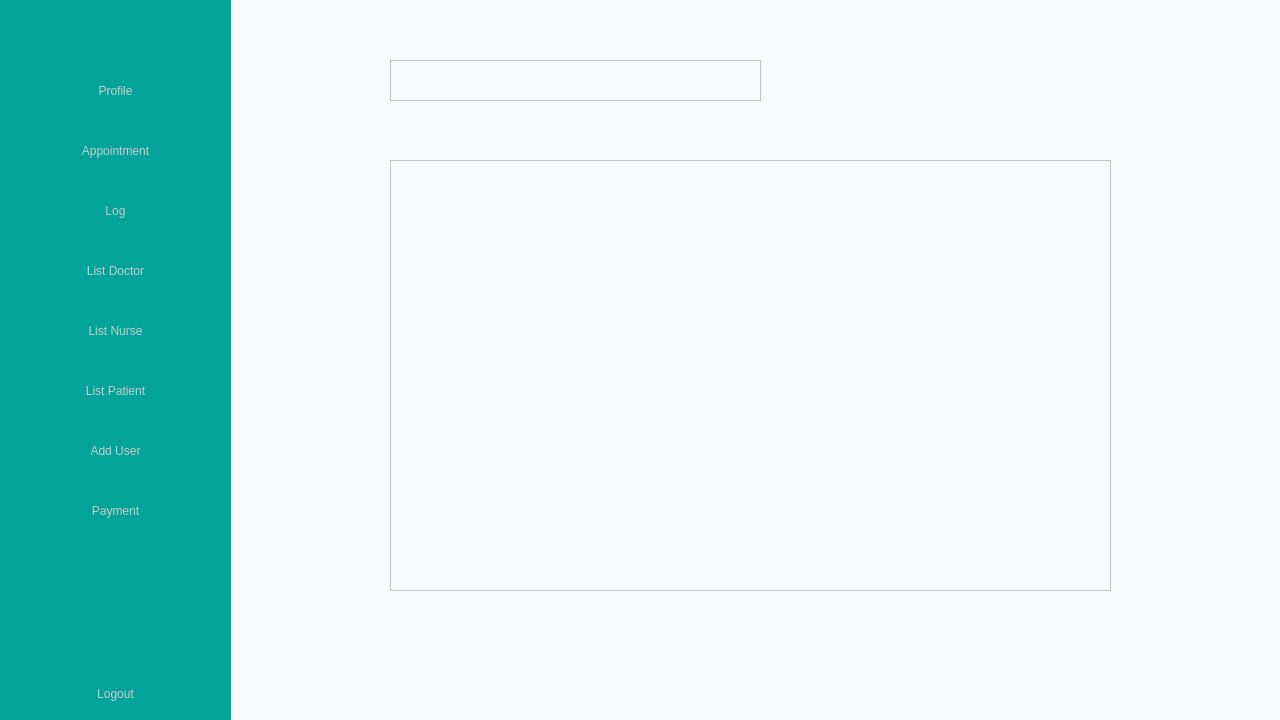
<?xml version="1.0" encoding="UTF-8"?>
<ui version="4.0">
 <class>MainWindow</class>
 <widget class="QMainWindow" name="MainWindow">
  <property name="geometry">
   <rect>
    <x>0</x>
    <y>0</y>
    <width>1280</width>
    <height>720</height>
   </rect>
  </property>
  <property name="windowTitle">
   <string>MainWindow</string>
  </property>
  <widget class="QWidget" name="centralwidget">
   <property name="styleSheet">
    <string notr="true">font: 13pt &quot;Osaka&quot;;</string>
   </property>
   <widget class="QWidget" name="widget_2" native="true">
    <property name="geometry">
     <rect>
      <x>230</x>
      <y>0</y>
      <width>1051</width>
      <height>721</height>
     </rect>
    </property>
    <property name="styleSheet">
     <string notr="true">background-color: #F8FAFC;
color: #353535;</string>
    </property>
    <layout class="QGridLayout" name="gridLayout_2">
     <item row="0" column="0">
      <widget class="QStackedWidget" name="stackedWidget">
       <property name="currentIndex">
        <number>3</number>
       </property>
       <widget class="QWidget" name="page">
        <layout class="QGridLayout" name="gridLayout">
         <item row="0" column="0">
          <widget class="QWidget" name="widget_3" native="true">
           <property name="styleSheet">
            <string notr="true"/>
           </property>
           <widget class="QWidget" name="profile_widget" native="true">
            <property name="geometry">
             <rect>
              <x>100</x>
              <y>90</y>
              <width>781</width>
              <height>461</height>
             </rect>
            </property>
            <property name="styleSheet">
             <string notr="true">QWidget {
	border: 3px solid #353535;
	border-radius: 15px;
	font: 18px;
	padding: 20px;
}
</string>
            </property>
            <layout class="QVBoxLayout" name="verticalLayout">
             <item>
              <widget class="QLabel" name="profile_label">
               <property name="styleSheet">
                <string notr="true">border-style: none;</string>
               </property>
               <property name="text">
                <string>Name: </string>
               </property>
              </widget>
             </item>
             <item>
              <widget class="QLabel" name="profile_label_2">
               <property name="styleSheet">
                <string notr="true">border-style: none;</string>
               </property>
               <property name="text">
                <string>Last name:</string>
               </property>
              </widget>
             </item>
             <item>
              <widget class="QLabel" name="profile_label_3">
               <property name="styleSheet">
                <string notr="true">border-style: none;</string>
               </property>
               <property name="text">
                <string>Role:</string>
               </property>
              </widget>
             </item>
             <item>
              <widget class="QLabel" name="profile_label_4">
               <property name="styleSheet">
                <string notr="true">border-style: none;</string>
               </property>
               <property name="text">
                <string>Address:</string>
               </property>
              </widget>
             </item>
             <item>
              <widget class="QLabel" name="profile_label_5">
               <property name="styleSheet">
                <string notr="true">border-style: none;</string>
               </property>
               <property name="text">
                <string>Phone number:</string>
               </property>
              </widget>
             </item>
            </layout>
           </widget>
          </widget>
         </item>
        </layout>
       </widget>
       <widget class="QWidget" name="page_4">
        <widget class="QWidget" name="widget_list_doctor" native="true">
         <property name="geometry">
          <rect>
           <x>-10</x>
           <y>-10</y>
           <width>1061</width>
           <height>721</height>
          </rect>
         </property>
         <widget class="QTableWidget" name="tableWidget">
          <property name="geometry">
           <rect>
            <x>100</x>
            <y>170</y>
            <width>871</width>
            <height>521</height>
           </rect>
          </property>
          <property name="styleSheet">
           <string notr="true">            QTableWidget {
                background-color: #f8f9fa;
                border: 2px solid #dee2e6;
                border-radius: 8px;
                selection-background-color: #007bff;
            }

            QTableWidget::item {
                color: #495057;
                border-bottom: 1px solid #dee2e6;
            }

            QTableWidget::item:selected {
                background-color: #007bff;
                color: #ffffff;
            }

            QTableWidget::item:hover {
                background-color: #e0e0e0;
            }

            QHeaderView::section {
                background-color: #343a40;
                color: #ffffff;
                border: 1px solid #343a40;
                border-radius: 4px;
                padding: 8px;
            }

            QHeaderView::section:hover {
                background-color: #495057;
            }</string>
          </property>
          <column>
           <property name="text">
            <string>Id</string>
           </property>
          </column>
          <column>
           <property name="text">
            <string>Name</string>
           </property>
          </column>
          <column>
           <property name="text">
            <string>Last Name</string>
           </property>
          </column>
          <column>
           <property name="text">
            <string>Address</string>
           </property>
          </column>
          <column>
           <property name="text">
            <string>Phone Number</string>
           </property>
          </column>
          <column>
           <property name="text">
            <string>Department</string>
           </property>
          </column>
          <column>
           <property name="text">
            <string>Degree</string>
           </property>
          </column>
          <column>
           <property name="text">
            <string>Salary</string>
           </property>
          </column>
          <column>
           <property name="text">
            <string>Action</string>
           </property>
          </column>
          <column>
           <property name="text">
            <string>Edit</string>
           </property>
          </column>
         </widget>
         <widget class="QLabel" name="label_2">
          <property name="geometry">
           <rect>
            <x>680</x>
            <y>80</y>
            <width>181</width>
            <height>31</height>
           </rect>
          </property>
          <property name="text">
           <string>Total Doctors : </string>
          </property>
         </widget>
         <widget class="QWidget" name="widget_5" native="true">
          <property name="geometry">
           <rect>
            <x>110</x>
            <y>30</y>
            <width>411</width>
            <height>121</height>
           </rect>
          </property>
          <layout class="QGridLayout" name="gridLayout_3">
           <item row="2" column="0">
            <widget class="QLabel" name="label_6">
             <property name="text">
              <string>Sort by</string>
             </property>
            </widget>
           </item>
           <item row="0" column="0">
            <widget class="QLabel" name="label_5">
             <property name="text">
              <string>Search by </string>
             </property>
            </widget>
           </item>
           <item row="0" column="1">
            <widget class="QComboBox" name="comboBox">
             <item>
              <property name="text">
               <string>employee_id</string>
              </property>
             </item>
             <item>
              <property name="text">
               <string>fname</string>
              </property>
             </item>
             <item>
              <property name="text">
               <string>lname</string>
              </property>
             </item>
             <item>
              <property name="text">
               <string>address</string>
              </property>
             </item>
             <item>
              <property name="text">
               <string>phone_number</string>
              </property>
             </item>
             <item>
              <property name="text">
               <string>department</string>
              </property>
             </item>
             <item>
              <property name="text">
               <string>qualifications</string>
              </property>
             </item>
             <item>
              <property name="text">
               <string>salary</string>
              </property>
             </item>
            </widget>
           </item>
           <item row="2" column="2">
            <widget class="QComboBox" name="comboBox_3">
             <item>
              <property name="text">
               <string>Ascending</string>
              </property>
             </item>
             <item>
              <property name="text">
               <string>Descending</string>
              </property>
             </item>
            </widget>
           </item>
           <item row="1" column="0" colspan="3">
            <widget class="QTextEdit" name="textEdit">
             <property name="html">
              <string>&lt;!DOCTYPE HTML PUBLIC &quot;-//W3C//DTD HTML 4.0//EN&quot; &quot;http://www.w3.org/TR/REC-html40/strict.dtd&quot;&gt;
&lt;html&gt;&lt;head&gt;&lt;meta name=&quot;qrichtext&quot; content=&quot;1&quot; /&gt;&lt;meta charset=&quot;utf-8&quot; /&gt;&lt;style type=&quot;text/css&quot;&gt;
p, li { white-space: pre-wrap; }
hr { height: 1px; border-width: 0; }
li.unchecked::marker { content: &quot;\2610&quot;; }
li.checked::marker { content: &quot;\2612&quot;; }
&lt;/style&gt;&lt;/head&gt;&lt;body style=&quot; font-family:'Osaka'; font-size:13pt; font-weight:400; font-style:normal;&quot;&gt;
&lt;p style=&quot;-qt-paragraph-type:empty; margin-top:0px; margin-bottom:0px; margin-left:0px; margin-right:0px; -qt-block-indent:0; text-indent:0px;&quot;&gt;&lt;br /&gt;&lt;/p&gt;&lt;/body&gt;&lt;/html&gt;</string>
             </property>
            </widget>
           </item>
           <item row="2" column="1">
            <widget class="QComboBox" name="comboBox_2">
             <item>
              <property name="text">
               <string>employee_id</string>
              </property>
             </item>
             <item>
              <property name="text">
               <string>fname</string>
              </property>
             </item>
             <item>
              <property name="text">
               <string>lname</string>
              </property>
             </item>
             <item>
              <property name="text">
               <string>address</string>
              </property>
             </item>
             <item>
              <property name="text">
               <string>phone_number</string>
              </property>
             </item>
             <item>
              <property name="text">
               <string>department</string>
              </property>
             </item>
             <item>
              <property name="text">
               <string>qualifications</string>
              </property>
             </item>
             <item>
              <property name="text">
               <string>salary</string>
              </property>
             </item>
            </widget>
           </item>
          </layout>
         </widget>
        </widget>
       </widget>
       <widget class="QWidget" name="page_2">
        <widget class="QLabel" name="appointment_page">
         <property name="geometry">
          <rect>
           <x>7</x>
           <y>35</y>
           <width>1011</width>
           <height>611</height>
          </rect>
         </property>
         <property name="styleSheet">
          <string notr="true">color: black;</string>
         </property>
         <property name="text">
          <string>Appointment</string>
         </property>
         <property name="alignment">
          <set>Qt::AlignCenter</set>
         </property>
        </widget>
       </widget>
       <widget class="QWidget" name="page_3">
        <widget class="QWidget" name="log_page" native="true">
         <property name="geometry">
          <rect>
           <x>-10</x>
           <y>-10</y>
           <width>1051</width>
           <height>721</height>
          </rect>
         </property>
         <widget class="QListWidget" name="listWidget">
          <property name="geometry">
           <rect>
            <x>170</x>
            <y>170</y>
            <width>721</width>
            <height>431</height>
           </rect>
          </property>
         </widget>
         <widget class="QTextEdit" name="textEdit_2">
          <property name="geometry">
           <rect>
            <x>170</x>
            <y>70</y>
            <width>371</width>
            <height>41</height>
           </rect>
          </property>
         </widget>
        </widget>
       </widget>
       <widget class="QWidget" name="page_5">
        <widget class="QWidget" name="widget_list_nurse" native="true">
         <property name="geometry">
          <rect>
           <x>-10</x>
           <y>-10</y>
           <width>1061</width>
           <height>721</height>
          </rect>
         </property>
         <widget class="QTableWidget" name="tableWidget_3">
          <property name="geometry">
           <rect>
            <x>100</x>
            <y>170</y>
            <width>871</width>
            <height>521</height>
           </rect>
          </property>
          <property name="styleSheet">
           <string notr="true">            QTableWidget {
                background-color: #f8f9fa;
                border: 2px solid #dee2e6;
                border-radius: 8px;
                selection-background-color: #007bff;
            }

            QTableWidget::item {
                color: #495057;
                border-bottom: 1px solid #dee2e6;
            }

            QTableWidget::item:selected {
                background-color: #007bff;
                color: #ffffff;
            }

            QTableWidget::item:hover {
                background-color: #e0e0e0;
            }

            QHeaderView::section {
                background-color: #343a40;
                color: #ffffff;
                border: 1px solid #343a40;
                border-radius: 4px;
                padding: 8px;
            }

            QHeaderView::section:hover {
                background-color: #495057;
            }</string>
          </property>
          <column>
           <property name="text">
            <string>Id</string>
           </property>
          </column>
          <column>
           <property name="text">
            <string>Name</string>
           </property>
          </column>
          <column>
           <property name="text">
            <string>Last Name</string>
           </property>
          </column>
          <column>
           <property name="text">
            <string>Address</string>
           </property>
          </column>
          <column>
           <property name="text">
            <string>Phone Number</string>
           </property>
          </column>
          <column>
           <property name="text">
            <string>Department</string>
           </property>
          </column>
          <column>
           <property name="text">
            <string>Degree</string>
           </property>
          </column>
          <column>
           <property name="text">
            <string>Salary</string>
           </property>
          </column>
          <column>
           <property name="text">
            <string>Action</string>
           </property>
          </column>
          <column>
           <property name="text">
            <string>Edit</string>
           </property>
          </column>
         </widget>
         <widget class="QLabel" name="label_4">
          <property name="geometry">
           <rect>
            <x>680</x>
            <y>80</y>
            <width>181</width>
            <height>31</height>
           </rect>
          </property>
          <property name="text">
           <string>Total Nurse : </string>
          </property>
         </widget>
         <widget class="QWidget" name="widget_7" native="true">
          <property name="geometry">
           <rect>
            <x>110</x>
            <y>30</y>
            <width>411</width>
            <height>121</height>
           </rect>
          </property>
          <layout class="QGridLayout" name="gridLayout_5">
           <item row="2" column="0">
            <widget class="QLabel" name="label_9">
             <property name="text">
              <string>Sort by</string>
             </property>
            </widget>
           </item>
           <item row="0" column="0">
            <widget class="QLabel" name="label_10">
             <property name="text">
              <string>Search by </string>
             </property>
            </widget>
           </item>
           <item row="0" column="1">
            <widget class="QComboBox" name="comboBox_7">
             <item>
              <property name="text">
               <string>employee_id</string>
              </property>
             </item>
             <item>
              <property name="text">
               <string>fname</string>
              </property>
             </item>
             <item>
              <property name="text">
               <string>lname</string>
              </property>
             </item>
             <item>
              <property name="text">
               <string>address</string>
              </property>
             </item>
             <item>
              <property name="text">
               <string>phone_number</string>
              </property>
             </item>
             <item>
              <property name="text">
               <string>department</string>
              </property>
             </item>
             <item>
              <property name="text">
               <string>qualifications</string>
              </property>
             </item>
             <item>
              <property name="text">
               <string>salary</string>
              </property>
             </item>
            </widget>
           </item>
           <item row="2" column="2">
            <widget class="QComboBox" name="comboBox_8">
             <item>
              <property name="text">
               <string>Ascending</string>
              </property>
             </item>
             <item>
              <property name="text">
               <string>Descending</string>
              </property>
             </item>
            </widget>
           </item>
           <item row="1" column="0" colspan="3">
            <widget class="QTextEdit" name="textEdit_3">
             <property name="html">
              <string>&lt;!DOCTYPE HTML PUBLIC &quot;-//W3C//DTD HTML 4.0//EN&quot; &quot;http://www.w3.org/TR/REC-html40/strict.dtd&quot;&gt;
&lt;html&gt;&lt;head&gt;&lt;meta name=&quot;qrichtext&quot; content=&quot;1&quot; /&gt;&lt;meta charset=&quot;utf-8&quot; /&gt;&lt;style type=&quot;text/css&quot;&gt;
p, li { white-space: pre-wrap; }
hr { height: 1px; border-width: 0; }
li.unchecked::marker { content: &quot;\2610&quot;; }
li.checked::marker { content: &quot;\2612&quot;; }
&lt;/style&gt;&lt;/head&gt;&lt;body style=&quot; font-family:'Osaka'; font-size:13pt; font-weight:400; font-style:normal;&quot;&gt;
&lt;p style=&quot;-qt-paragraph-type:empty; margin-top:0px; margin-bottom:0px; margin-left:0px; margin-right:0px; -qt-block-indent:0; text-indent:0px;&quot;&gt;&lt;br /&gt;&lt;/p&gt;&lt;/body&gt;&lt;/html&gt;</string>
             </property>
            </widget>
           </item>
           <item row="2" column="1">
            <widget class="QComboBox" name="comboBox_9">
             <item>
              <property name="text">
               <string>employee_id</string>
              </property>
             </item>
             <item>
              <property name="text">
               <string>fname</string>
              </property>
             </item>
             <item>
              <property name="text">
               <string>lname</string>
              </property>
             </item>
             <item>
              <property name="text">
               <string>address</string>
              </property>
             </item>
             <item>
              <property name="text">
               <string>phone_number</string>
              </property>
             </item>
             <item>
              <property name="text">
               <string>department</string>
              </property>
             </item>
             <item>
              <property name="text">
               <string>qualifications</string>
              </property>
             </item>
             <item>
              <property name="text">
               <string>salary</string>
              </property>
             </item>
            </widget>
           </item>
          </layout>
         </widget>
        </widget>
       </widget>
       <widget class="QWidget" name="page_6">
        <widget class="QWidget" name="widget_list_patient" native="true">
         <property name="geometry">
          <rect>
           <x>-10</x>
           <y>-10</y>
           <width>1061</width>
           <height>721</height>
          </rect>
         </property>
         <widget class="QTableWidget" name="tableWidget_4">
          <property name="geometry">
           <rect>
            <x>100</x>
            <y>170</y>
            <width>871</width>
            <height>521</height>
           </rect>
          </property>
          <property name="styleSheet">
           <string notr="true">            QTableWidget {
                background-color: #f8f9fa;
                border: 2px solid #dee2e6;
                border-radius: 8px;
                selection-background-color: #007bff;
            }

            QTableWidget::item {
                color: #495057;
                border-bottom: 1px solid #dee2e6;
            }

            QTableWidget::item:selected {
                background-color: #007bff;
                color: #ffffff;
            }

            QTableWidget::item:hover {
                background-color: #e0e0e0;
            }

            QHeaderView::section {
                background-color: #343a40;
                color: #ffffff;
                border: 1px solid #343a40;
                border-radius: 4px;
                padding: 8px;
            }

            QHeaderView::section:hover {
                background-color: #495057;
            }</string>
          </property>
          <column>
           <property name="text">
            <string>Id</string>
           </property>
          </column>
          <column>
           <property name="text">
            <string>Name</string>
           </property>
          </column>
          <column>
           <property name="text">
            <string>Last Name</string>
           </property>
          </column>
          <column>
           <property name="text">
            <string>Address</string>
           </property>
          </column>
          <column>
           <property name="text">
            <string>Phone Number</string>
           </property>
          </column>
          <column>
           <property name="text">
            <string>Action</string>
           </property>
          </column>
          <column>
           <property name="text">
            <string>Edit</string>
           </property>
          </column>
         </widget>
         <widget class="QLabel" name="label_11">
          <property name="geometry">
           <rect>
            <x>680</x>
            <y>80</y>
            <width>181</width>
            <height>31</height>
           </rect>
          </property>
          <property name="text">
           <string>Total Patient : </string>
          </property>
         </widget>
         <widget class="QWidget" name="widget_8" native="true">
          <property name="geometry">
           <rect>
            <x>110</x>
            <y>30</y>
            <width>411</width>
            <height>121</height>
           </rect>
          </property>
          <layout class="QGridLayout" name="gridLayout_6">
           <item row="2" column="0">
            <widget class="QLabel" name="label_12">
             <property name="text">
              <string>Sort by</string>
             </property>
            </widget>
           </item>
           <item row="0" column="0">
            <widget class="QLabel" name="label_13">
             <property name="text">
              <string>Search by </string>
             </property>
            </widget>
           </item>
           <item row="0" column="1">
            <widget class="QComboBox" name="comboBox_10">
             <item>
              <property name="text">
               <string>patient_id</string>
              </property>
             </item>
             <item>
              <property name="text">
               <string>fname</string>
              </property>
             </item>
             <item>
              <property name="text">
               <string>lname</string>
              </property>
             </item>
             <item>
              <property name="text">
               <string>address</string>
              </property>
             </item>
             <item>
              <property name="text">
               <string>phone_number</string>
              </property>
             </item>
            </widget>
           </item>
           <item row="2" column="2">
            <widget class="QComboBox" name="comboBox_11">
             <item>
              <property name="text">
               <string>Ascending</string>
              </property>
             </item>
             <item>
              <property name="text">
               <string>Descending</string>
              </property>
             </item>
            </widget>
           </item>
           <item row="1" column="0" colspan="3">
            <widget class="QTextEdit" name="textEdit_4">
             <property name="html">
              <string>&lt;!DOCTYPE HTML PUBLIC &quot;-//W3C//DTD HTML 4.0//EN&quot; &quot;http://www.w3.org/TR/REC-html40/strict.dtd&quot;&gt;
&lt;html&gt;&lt;head&gt;&lt;meta name=&quot;qrichtext&quot; content=&quot;1&quot; /&gt;&lt;meta charset=&quot;utf-8&quot; /&gt;&lt;style type=&quot;text/css&quot;&gt;
p, li { white-space: pre-wrap; }
hr { height: 1px; border-width: 0; }
li.unchecked::marker { content: &quot;\2610&quot;; }
li.checked::marker { content: &quot;\2612&quot;; }
&lt;/style&gt;&lt;/head&gt;&lt;body style=&quot; font-family:'Osaka'; font-size:13pt; font-weight:400; font-style:normal;&quot;&gt;
&lt;p style=&quot;-qt-paragraph-type:empty; margin-top:0px; margin-bottom:0px; margin-left:0px; margin-right:0px; -qt-block-indent:0; text-indent:0px;&quot;&gt;&lt;br /&gt;&lt;/p&gt;&lt;/body&gt;&lt;/html&gt;</string>
             </property>
            </widget>
           </item>
           <item row="2" column="1">
            <widget class="QComboBox" name="comboBox_12">
             <item>
              <property name="text">
               <string>patient_id</string>
              </property>
             </item>
             <item>
              <property name="text">
               <string>fname</string>
              </property>
             </item>
             <item>
              <property name="text">
               <string>lname</string>
              </property>
             </item>
             <item>
              <property name="text">
               <string>address</string>
              </property>
             </item>
             <item>
              <property name="text">
               <string>phone_number</string>
              </property>
             </item>
            </widget>
           </item>
          </layout>
         </widget>
        </widget>
       </widget>
      </widget>
     </item>
    </layout>
   </widget>
   <widget class="QWidget" name="widget" native="true">
    <property name="geometry">
     <rect>
      <x>0</x>
      <y>0</y>
      <width>231</width>
      <height>721</height>
     </rect>
    </property>
    <property name="styleSheet">
     <string notr="true">background-color: #02A499;

</string>
    </property>
    <layout class="QVBoxLayout" name="verticalLayout_2">
     <item>
      <widget class="QWidget" name="widget_4" native="true">
       <layout class="QHBoxLayout" name="horizontalLayout">
        <item>
         <spacer name="horizontalSpacer_2">
          <property name="orientation">
           <enum>Qt::Horizontal</enum>
          </property>
          <property name="sizeHint" stdset="0">
           <size>
            <width>64</width>
            <height>20</height>
           </size>
          </property>
         </spacer>
        </item>
        <item>
         <widget class="QLabel" name="label">
          <property name="maximumSize">
           <size>
            <width>40</width>
            <height>40</height>
           </size>
          </property>
          <property name="text">
           <string/>
          </property>
          <property name="pixmap">
           <pixmap resource="resource.qrc">:/icon/image/hospital.png</pixmap>
          </property>
          <property name="scaledContents">
           <bool>true</bool>
          </property>
          <property name="alignment">
           <set>Qt::AlignCenter</set>
          </property>
         </widget>
        </item>
        <item>
         <spacer name="horizontalSpacer_3">
          <property name="orientation">
           <enum>Qt::Horizontal</enum>
          </property>
          <property name="sizeHint" stdset="0">
           <size>
            <width>63</width>
            <height>20</height>
           </size>
          </property>
         </spacer>
        </item>
       </layout>
      </widget>
     </item>
     <item>
      <spacer name="horizontalSpacer">
       <property name="orientation">
        <enum>Qt::Horizontal</enum>
       </property>
       <property name="sizeHint" stdset="0">
        <size>
         <width>40</width>
         <height>20</height>
        </size>
       </property>
      </spacer>
     </item>
     <item>
      <widget class="QPushButton" name="pushButton_2">
       <property name="styleSheet">
        <string notr="true">QPushButton {
	color: rgb(203, 203, 203);
	margin: 20px;
	border: none;
}

QPushButton:hover {
	color: white;
}</string>
       </property>
       <property name="text">
        <string>Profile</string>
       </property>
       <property name="icon">
        <iconset resource="resource.qrc">
         <normaloff>:/icon/image/account.png</normaloff>:/icon/image/account.png</iconset>
       </property>
       <property name="iconSize">
        <size>
         <width>25</width>
         <height>25</height>
        </size>
       </property>
      </widget>
     </item>
     <item>
      <widget class="QPushButton" name="pushButton_3">
       <property name="styleSheet">
        <string notr="true">QPushButton {
	color: rgb(203, 203, 203);
	margin: 20px;
	border: none;
}

QPushButton:hover {
	color: white;
}</string>
       </property>
       <property name="text">
        <string>Appointment</string>
       </property>
       <property name="icon">
        <iconset resource="resource.qrc">
         <normaloff>:/icon/image/schedule.png</normaloff>:/icon/image/schedule.png</iconset>
       </property>
       <property name="iconSize">
        <size>
         <width>25</width>
         <height>25</height>
        </size>
       </property>
      </widget>
     </item>
     <item>
      <widget class="QPushButton" name="pushButton">
       <property name="styleSheet">
        <string notr="true">QPushButton {
	color: rgb(203, 203, 203);
	margin: 20px;
	border: none;
}

QPushButton:hover {
	color: white;
}</string>
       </property>
       <property name="text">
        <string>Log</string>
       </property>
       <property name="icon">
        <iconset resource="resource.qrc">
         <normaloff>:/icon/image/history.png</normaloff>:/icon/image/history.png</iconset>
       </property>
       <property name="iconSize">
        <size>
         <width>25</width>
         <height>25</height>
        </size>
       </property>
      </widget>
     </item>
     <item>
      <widget class="QPushButton" name="pushButton_5">
       <property name="styleSheet">
        <string notr="true">QPushButton {
	color: rgb(203, 203, 203);
	margin: 20px;
	border: none;
}

QPushButton:hover {
	color: white;
}</string>
       </property>
       <property name="text">
        <string>List Doctor</string>
       </property>
       <property name="iconSize">
        <size>
         <width>25</width>
         <height>25</height>
        </size>
       </property>
      </widget>
     </item>
     <item>
      <widget class="QPushButton" name="pushButton_6">
       <property name="styleSheet">
        <string notr="true">QPushButton {
	color: rgb(203, 203, 203);
	margin: 20px;
	border: none;
}

QPushButton:hover {
	color: white;
}</string>
       </property>
       <property name="text">
        <string>List Nurse</string>
       </property>
       <property name="iconSize">
        <size>
         <width>25</width>
         <height>25</height>
        </size>
       </property>
      </widget>
     </item>
     <item>
      <widget class="QPushButton" name="pushButton_7">
       <property name="styleSheet">
        <string notr="true">QPushButton {
	color: rgb(203, 203, 203);
	margin: 20px;
	border: none;
}

QPushButton:hover {
	color: white;
}</string>
       </property>
       <property name="text">
        <string>List Patient</string>
       </property>
       <property name="iconSize">
        <size>
         <width>25</width>
         <height>25</height>
        </size>
       </property>
      </widget>
     </item>
     <item>
      <widget class="QPushButton" name="pushButton_8">
       <property name="styleSheet">
        <string notr="true">QPushButton {
	color: rgb(203, 203, 203);
	margin: 20px;
	border: none;
}

QPushButton:hover {
	color: white;
}</string>
       </property>
       <property name="text">
        <string>Add User</string>
       </property>
       <property name="iconSize">
        <size>
         <width>25</width>
         <height>25</height>
        </size>
       </property>
      </widget>
     </item>
     <item>
      <widget class="QPushButton" name="pushButton_9">
       <property name="styleSheet">
        <string notr="true">QPushButton {
	color: rgb(203, 203, 203);
	margin: 20px;
	border: none;
}

QPushButton:hover {
	color: white;
}</string>
       </property>
       <property name="text">
        <string>Payment</string>
       </property>
       <property name="iconSize">
        <size>
         <width>25</width>
         <height>25</height>
        </size>
       </property>
      </widget>
     </item>
     <item>
      <spacer name="verticalSpacer">
       <property name="orientation">
        <enum>Qt::Vertical</enum>
       </property>
       <property name="sizeHint" stdset="0">
        <size>
         <width>20</width>
         <height>40</height>
        </size>
       </property>
      </spacer>
     </item>
     <item>
      <widget class="QPushButton" name="pushButton_4">
       <property name="styleSheet">
        <string notr="true">QPushButton {
	color: rgb(203, 203, 203);
	margin: 20px;
	border: none;
}

QPushButton:hover {
	color: white;
}</string>
       </property>
       <property name="text">
        <string>Logout</string>
       </property>
       <property name="icon">
        <iconset resource="resource.qrc">
         <normaloff>:/icon/image/logout.png</normaloff>:/icon/image/logout.png</iconset>
       </property>
      </widget>
     </item>
    </layout>
   </widget>
  </widget>
 </widget>
 <resources>
  <include location="resource.qrc"/>
 </resources>
 <connections/>
</ui>
